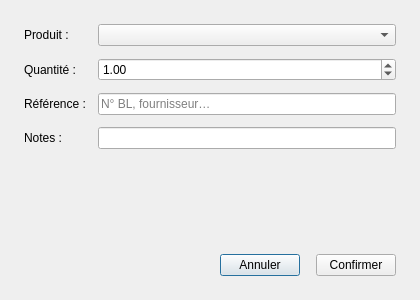
<?xml version='1.0' encoding='UTF-8'?>
<ui version="4.0">
 <class>StockEntryDialog</class>
 <widget class="QDialog" name="StockEntryDialog">
  <property name="geometry"><rect><x>0</x><y>0</y><width>420</width><height>300</height></rect></property>
  <property name="windowTitle"><string>Entrée de stock</string></property>
  <property name="minimumWidth"><number>420</number></property>
  <property name="maximumWidth"><number>420</number></property>
  <layout class="QVBoxLayout" name="rootLayout">
   <property name="leftMargin"><number>24</number></property><property name="topMargin"><number>24</number></property>
   <property name="rightMargin"><number>24</number></property><property name="bottomMargin"><number>24</number></property>
   <property name="spacing"><number>16</number></property>
   <item>
    <layout class="QFormLayout" name="formLayout">
     <property name="spacing"><number>12</number></property>
     <item row="0" column="0"><widget class="QLabel" name="lblProduct"><property name="text"><string>Produit :</string></property></widget></item>
     <item row="0" column="1">
      <widget class="QComboBox" name="productCombo">
       <property name="minimumHeight"><number>42</number></property>
      </widget>
     </item>
     <item row="1" column="0"><widget class="QLabel" name="lblQty"><property name="text"><string>Quantité :</string></property></widget></item>
     <item row="1" column="1">
      <widget class="QDoubleSpinBox" name="qty">
       <property name="minimumHeight"><number>42</number></property>
       <property name="minimum"><double>0.010000000000000</double></property>
       <property name="maximum"><double>99999.000000000000000</double></property>
       <property name="decimals"><number>2</number></property>
       <property name="value"><double>1.000000000000000</double></property>
      </widget>
     </item>
     <item row="2" column="0"><widget class="QLabel" name="lblRef"><property name="text"><string>Référence :</string></property></widget></item>
     <item row="2" column="1">
      <widget class="QLineEdit" name="reference">
       <property name="minimumHeight"><number>42</number></property>
       <property name="placeholderText"><string>N° BL, fournisseur…</string></property>
      </widget>
     </item>
     <item row="3" column="0"><widget class="QLabel" name="lblNotes"><property name="text"><string>Notes :</string></property></widget></item>
     <item row="3" column="1">
      <widget class="QLineEdit" name="notes">
       <property name="minimumHeight"><number>42</number></property>
      </widget>
     </item>
    </layout>
   </item>
   <item>
    <layout class="QHBoxLayout" name="btnRow">
     <item><spacer><property name="orientation"><enum>Qt::Horizontal</enum></property><property name="sizeHint" stdset="0"><size><width>40</width><height>20</height></size></property></spacer></item>
     <item>
      <widget class="QPushButton" name="btnCancel">
       <property name="text"><string>Annuler</string></property>
       <property name="cssClass" stdset="0"><string>btnSecondary</string></property>
      </widget>
     </item>
     <item>
      <widget class="QPushButton" name="btnConfirm">
       <property name="text"><string>Confirmer</string></property>
       <property name="cssClass" stdset="0"><string>btnSuccess</string></property>
      </widget>
     </item>
    </layout>
   </item>
  </layout>
 </widget>
 <resources /><connections />
</ui>
